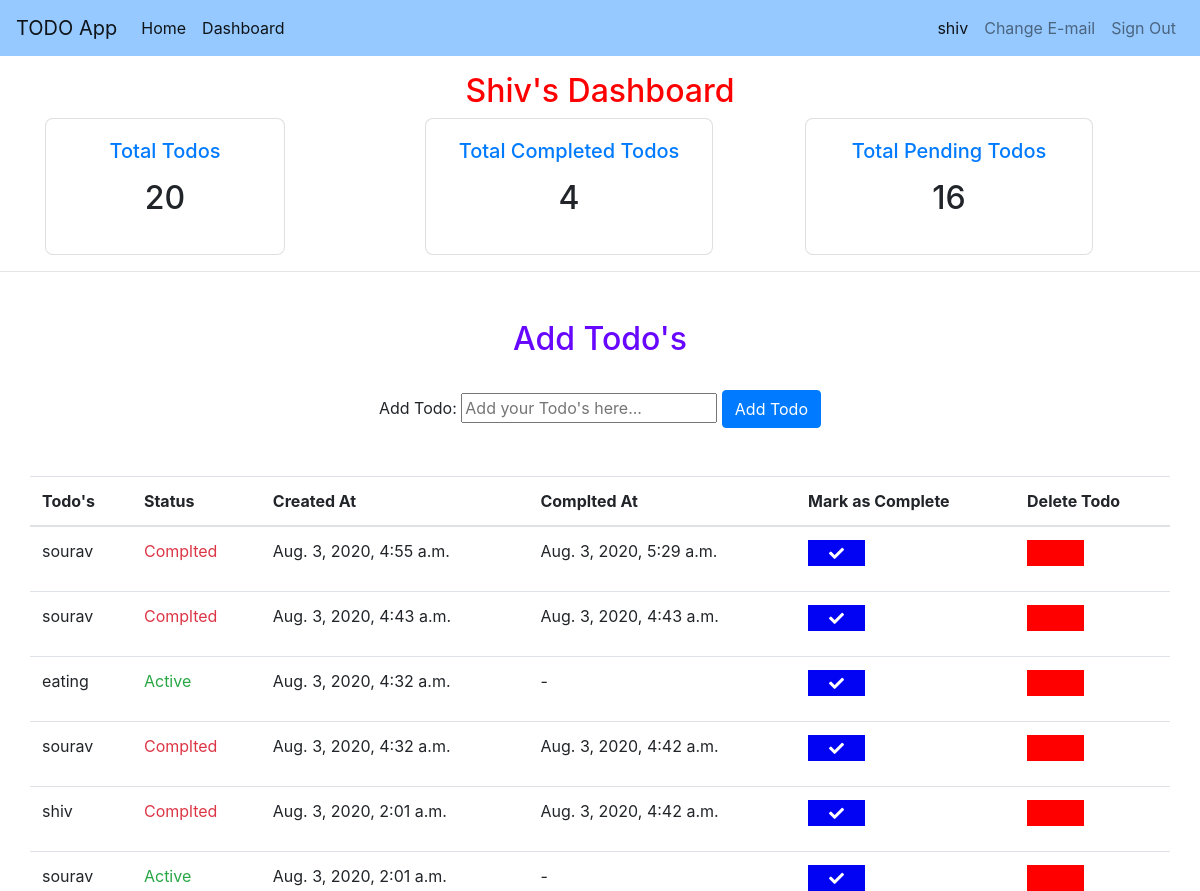
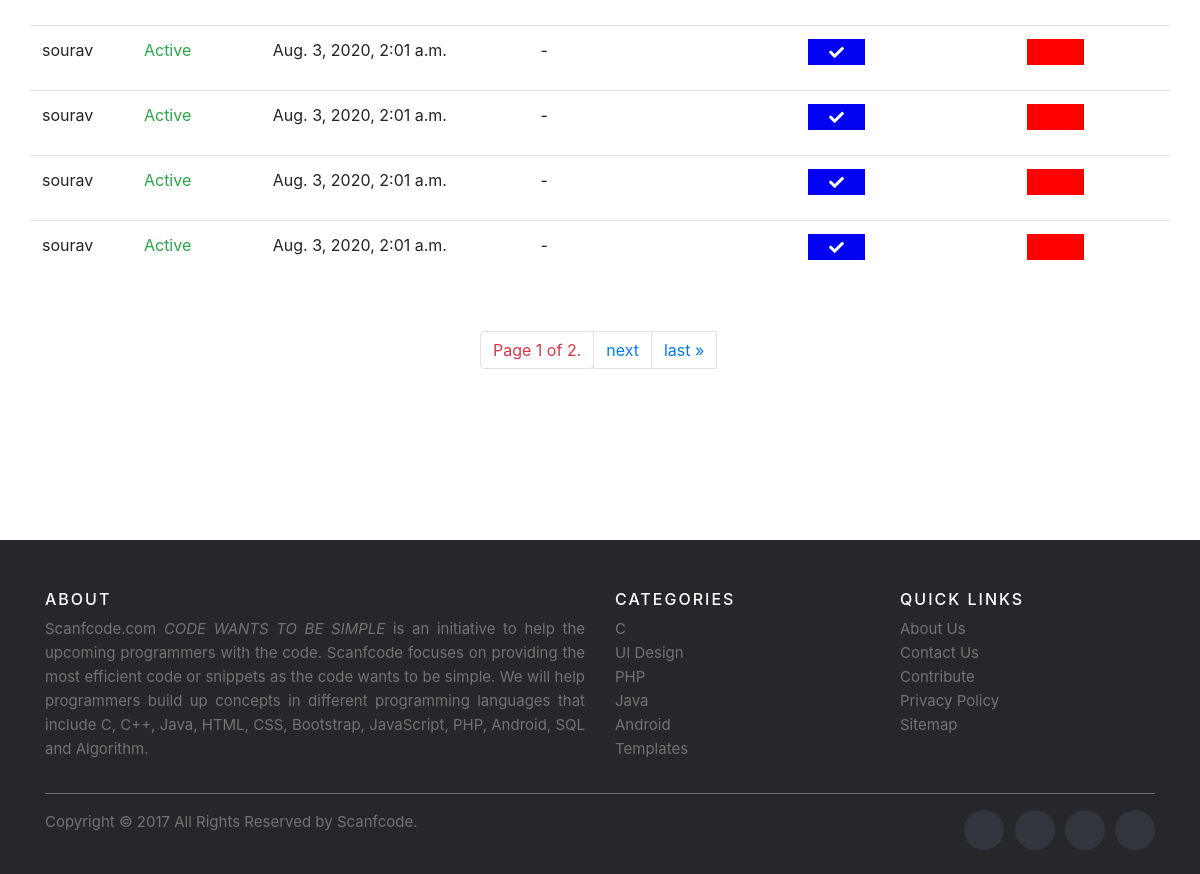
The app's page /dashboard/ (signed in) with its own data (2 pictures, top to bottom).
### todo/models.py (models this page shows, shortened)
class Todo(models.Model):
    name = models.CharField(max_length=100, blank=False)
    status = models.BooleanField(default=True)
    created_at = models.DateTimeField(auto_now_add=True, verbose_name="created at");
    completed_at = models.DateTimeField(verbose_name="completed at", blank=True , null=True)
    user = models.ForeignKey(User, on_delete=models.CASCADE)

### todo/views.py (the view)
# urls.py: path('dashboard/', dashboard, name="dashboard"),
@login_required(login_url="/accounts/login/")
def dashboard(request):
    form = AddTodoForm()
    if request.method =='POST':
        form = AddTodoForm(request.POST)
        if form.is_valid():
            fs = form.save(commit=False)
            fs.user = request.user
            fs.save()
            messages.success(request, "your todo added Successfully.")
            return redirect('/dashboard')
        else:
            messages.error(request, 'The form is not Valid')
            return redirect('/dashboard')
    else:
        todo_list = Todo.objects.filter(user = request.user).order_by('-id')
        paginator = Paginator(todo_list , 10 ) #Show 10 data per page
        page_number = request.GET.get('page')
        page_obj = paginator.get_page(page_number)
        get_completed_todo = Todo.objects.filter(user=request.user,status=False)
        get_completed_todo = get_completed_todo.count()
        get_pending_todo = Todo.objects.filter(user=request.user, status=True)
        get_pending_todo = get_pending_todo.count()
        context = {'form': form, 'page_obj': page_obj ,'todo_list':todo_list,
                   'get_completed_todo':get_completed_todo,
                   'get_pending_todo':get_pending_todo}
        return render(request,'todo/dashboard.html', context)

### todo/forms.py
class AddTodoForm(ModelForm):
    class Meta:
        model = Todo
        fields = ['name']
        labels = {
            'name' : "Add Todo"
        }
        widgets = {
            'name': forms.TextInput(attrs={'placeholder': "Add your Todo's here..."}),
        }

### templates/todo/dashboard.html (shortened to what this page needs)
{% extends 'base.html' %}
{% block body %}
<div class="dashboardResult">
    <div class="container">
        <h2 class="userName"> {{request.user.username | capfirst}}'s Dashboard </h2>
        <div class="row">
            <div class="col">
                <div class="dashBoardCard">
                    <div class="card" style="width: 15rem;">
                        <div class="card-body">
                            <h5 class="card-title">Total Todos</h5>
                            <p class="card-text">
                            <h2 class="num"> {{todo_list.all.count}}</h2>
                            </p>
                        </div>
                    </div>
                </div>
            </div>
            <div class="col">
                <div class="dashBoardCard">
                    <div class="card" style="width: 18rem;">
                        <div class="card-body">
                            <h5 class="card-title">Total Completed Todos</h5>
                            <p class="card-text">
                            <h2 class="num">{{get_completed_todo}}</h2>
                            </p>
                        </div>
                    </div>
                </div>
            </div>
            <div class="col">
                <div class="dashBoardCard">
                    <div class="card" style="width: 18rem;">
                        <div class="card-body">
                            <h5 class="card-title">Total Pending Todos</h5>
                            <p class="card-text">
                            <h2 class="num">{{get_pending_todo}}</h2>
                            </p>
                        </div>
                    </div>
                </div>
            </div>
        </div>
    </div>
    <hr />
    <div class="container mt-5 mb-5">
        <div class="form">
            <h2 class="addingTodo"> Add Todo's </h2> <br />
            <form action="" method="POST">
                {{form }}
                <input type="submit" value="Add Todo" class="btn btn-primary">
            </form>
        </div>
    </div>
    <section class="full-width task-section">
        <div class="container">
            <div class="row">
                <div class="full-width table-responsive">
                    <table class="table full-width">
                        <thead>
                            <tr>
                                <th>Todo's</th>
                                <th>Status</th>
                                <th>Created At</th>
                                <th>Complted At</th>
                                <th>Mark as Complete</th>
                                <th>Delete Todo</th>
                            </tr>
                        </thead>
                        <tbody>
                             {% for todo  in page_obj  %}
                             <tr>
                                <td>{{ todo.name}} </td>
                                {% if todo.status == True %}
                                <td> <p class="text-success"> Active </p></td>
                                {% else %}
                                <td> <p class="text-danger"> Complted </p></td>
                                {% endif %}
                                <td>{{todo.created_at}}</td>
                                <td>
                                {% if todo.completed_at == None %}
                                    <p> - </p>
                                {% else %}
                                    <p> {{todo.completed_at}} </p>
                                {% endif %}
                                </td>
                                <td>
                                    <form action="{% url 'complete_todo' pk=todo.pk %}" method="POST">
                                        <button class="edit btn box-shadow1">
                                        <i class="fas fa-check"></i>
                                         </button>
                                    </form>
                                </td>
                                <td>
                                    <form action="{% url 'delete_todo' pk=todo.pk %}" method="POST">
                                        <button  class="delete btn box-shadow1">
                                        <i class="far fa-trash"></i>
                                        </button>
                                    </form>
                                </td>
                            </tr>
                            {% endfor %}
                        </tbody>
                    </table>
                </div>
            </div>
        </div>
    </section>
    <div>
        {% include 'todo/pagination.html' %}
    </div>
</div>
{% endblock body %}

### templates/base.html (shortened to what this page needs)
{% load static %}
<!DOCTYPE html>
<html>
  <head>
    <link rel="stylesheet" href="https://stackpath.bootstrapcdn.com/bootstrap/4.5.0/css/bootstrap.min.css">
    <link rel="stylesheet" href="https://pro.fontawesome.com/releases/v5.10.0/css/all.css"/>
    <link rel="stylesheet" href="{% static '../static/css/header.css' %}" >
  <link rel="stylesheet" href="{% static '../static/css/footer.css' %}" >
  <link rel="stylesheet" href="{% static '../static/css/dashboard.css' %}" >
  <link rel="stylesheet" href="{% static '../static/css/account.css' %}" >
  </head>
  <body>
    {% include 'todo/header.html' %}
    {% block body %}{% endblock %}
    {% include 'todo/footer.html' %}
  </body>
</html>

### templates/todo/header.html (shortened to what this page needs)
<nav class="navbar navbar-expand-lg navbar-light bg-light">
  <a class="navbar-brand" href="{% url 'home' %}">TODO App</a>
  <div class="collapse navbar-collapse" id="navbarTogglerDemo02">
    <ul class="navbar-nav mr-auto mt-2 mt-lg-0">
      <li class="nav-item active">
        <a class="nav-link" href="{% url 'home' %}">Home <span class="sr-only">(current)</span></a>
      </li>
      <li class="nav-item">
        <a class="nav-link active" href="{% url 'dashboard' %}">Dashboard</a>
      </li>
    </ul>
    <div>
      <ul class="navbar-nav">
        {% if user.is_authenticated %}
         <a class="nav-link active" href="#">{{user.username}}</a>
        <li class="nav-item"><a  class="nav-link" href="{% url 'account_email' %}">Change E-mail</a></li>
        <li class="nav-item"><a  class="nav-link" href="{% url 'account_logout' %}">Sign Out</a></li>
        {% else %}
        <li class="nav-item"><a  class="nav-link" href="{% url 'account_login' %}">Sign In</a></li>
        <li class="nav-item"><a  class="nav-link"  href="{% url 'account_signup' %}">Sign Up</a></li>
        {% endif %}
      </ul>
    </div>
  </div>
</nav>

### templates/todo/pagination.html (shortened to what this page needs)
<div class="paginationNav">
  <span class="step-links">
    <ul class="pagination">
      <span class="current">
          <li class="page-item"><a class="page-link text-danger"> Page {{ page_obj.number }} of {{ page_obj.paginator.num_pages }}.</a></li>
      </span>
      {% if page_obj.has_next %}
      <li class="page-item"><a class="page-link" href="?page={{ page_obj.next_page_number }}">next</a></li>
        <li class="page-item"></li>  <a class="page-link" href="?page={{ page_obj.paginator.num_pages }}">last &raquo;</a></ul>
      {% endif %}
    </span>
</div>

### templates/todo/footer.html
<div class="footerClass">
  <footer class="site-footer">
    <div class="container">
      <div class="row">
        <div class="col-sm-12 col-md-6">
          <h6>About</h6>
          <p class="text-justify">
            Scanfcode.com <i>CODE WANTS TO BE SIMPLE </i> is an initiative to
            help the upcoming programmers with the code. Scanfcode focuses on
            providing the most efficient code or snippets as the code wants to
            be simple. We will help programmers build up concepts in different
            programming languages that include C, C++, Java, HTML, CSS,
            Bootstrap, JavaScript, PHP, Android, SQL and Algorithm.
          </p>
        </div>
        <div class="col-xs-6 col-md-3">
          <h6>Categories</h6>
          <ul class="footer-links">
            <li><a href="http://scanfcode.com/category/c-language/">C</a></li>
            <li>
              <a href="http://scanfcode.com/category/front-end-development/"
                >UI Design</a
              >
            </li>
            <li>
              <a href="http://scanfcode.com/category/back-end-development/"
                >PHP</a
              >
            </li>
            <li>
              <a href="http://scanfcode.com/category/java-programming-language/"
                >Java</a
              >
            </li>
            <li>
              <a href="http://scanfcode.com/category/android/">Android</a>
            </li>
            <li>
              <a href="http://scanfcode.com/category/templates/">Templates</a>
            </li>
          </ul>
        </div>
        <div class="col-xs-6 col-md-3">
          <h6>Quick Links</h6>
          <ul class="footer-links">
            <li><a href="http://scanfcode.com/about/">About Us</a></li>
            <li><a href="http://scanfcode.com/contact/">Contact Us</a></li>
            <li>
              <a href="http://scanfcode.com/contribute-at-scanfcode/"
                >Contribute</a
              >
            </li>
            <li>
              <a href="http://scanfcode.com/privacy-policy/">Privacy Policy</a>
            </li>
            <li><a href="http://scanfcode.com/sitemap/">Sitemap</a></li>
          </ul>
        </div>
      </div>
      <hr />
    </div>
    <div class="container">
      <div class="row">
        <div class="col-md-8 col-sm-6 col-xs-12">
          <p class="copyright-text">
            Copyright &copy; 2017 All Rights Reserved by
            <a href="#">Scanfcode</a>.
          </p>
        </div>
        <div class="col-md-4 col-sm-6 col-xs-12">
          <ul class="social-icons">
            <li>
              <a class="facebook" href="#"><i class="fa fa-facebook"></i></a>
            </li>
            <li>
              <a class="twitter" href="#"><i class="fa fa-twitter"></i></a>
            </li>
            <li>
              <a class="dribbble" href="#"><i class="fa fa-dribbble"></i></a>
            </li>
            <li>
              <a class="linkedin" href="#"><i class="fa fa-linkedin"></i></a>
            </li>
          </ul>
        </div>
      </div>
    </div>
  </footer>
</div>

### static/css/header.css (style rules this page uses)
.bg-light { background-color: #96c9ff!important; position: fixed; z-index: 1; width: 100%; top: 0px; }

### static/css/footer.css (style rules this page uses)
.site-footer { background-color:#26272b; padding:45px 0 20px; font-size:15px; line-height:24px; color:#737373; }
.site-footer hr { border-top-color:#bbb; opacity:0.5 }
.site-footer h6 { color:#fff; font-size:16px; text-transform:uppercase; margin-top:5px; letter-spacing:2px }
.site-footer a { color:#737373; }
.footer-links { padding-left:0; list-style:none }
.footer-links li { display:block }
.footer-links a { color:#737373 }
.site-footer .social-icons { text-align:right }
.site-footer .social-icons a { width:40px; height:40px; line-height:40px; margin-left:6px; margin-right:0; border-radius:100%; background-color:#33353d }
.copyright-text { margin:0 }
.social-icons { padding-left:0; margin-bottom:0; list-style:none }
.social-icons li { display:inline-block; margin-bottom:4px }
.social-icons a { background-color:#eceeef; color:#818a91; font-size:16px; display:inline-block; line-height:44px; width:44px; height:44px; text-align:center; margin-right:8px; border-radius:100%; -webkit-transition:all .2s linear; -o-transition:all .2s linear; transition:all .2s linear }

### static/css/dashboard.css (style rules this page uses)
.card-title { text-align: center; color:#007bff; }
.num { text-align: center; }
.footerClass { position: relative; bottom: -225px; }
.dashboardResult { position: relative; top: 70px; }
.edit { margin-right: 30px;background-color: #0303f3;border-radius: 0px;padding: 0 20px; }
.delete { background-color: red;padding: 0 20px;border-radius: 0px; }
.edit i,.delete i { font-size: 15px;line-height: 20px;color: #fff; }
.task-section { padding-bottom: 30px; }
.form { text-align: center; }
.userName { text-align: center; margin-top: 2px; color: red; }
.dashBoardCard { border-radius: 6px; }
.addingTodo { color: #6807ff; }
.card { border-radius: 8px; }
.paginationNav { margin-left: 40%; }

### records on screen
Todo: name "sourav", status "Complted", created_at "Aug. 3, 2020, 4:55 a.m.", completed_at "Aug. 3, 2020, 5:29 a.m."
Todo: name "sourav", status "Complted", created_at "Aug. 3, 2020, 4:43 a.m.", completed_at "Aug. 3, 2020, 4:43 a.m."
Todo: name "eating", status "Active", created_at "Aug. 3, 2020, 4:32 a.m."
Todo: name "sourav", status "Complted", created_at "Aug. 3, 2020, 4:32 a.m.", completed_at "Aug. 3, 2020, 4:42 a.m."
Todo: name "shiv", status "Complted", created_at "Aug. 3, 2020, 2:01 a.m.", completed_at "Aug. 3, 2020, 4:42 a.m."
Todo: name "sourav", status "Active", created_at "Aug. 3, 2020, 2:01 a.m."
Todo: name "sourav", status "Active", created_at "Aug. 3, 2020, 2:01 a.m."
Todo: name "sourav", status "Active", created_at "Aug. 3, 2020, 2:01 a.m."
Todo: name "sourav", status "Active", created_at "Aug. 3, 2020, 2:01 a.m."
Todo: name "sourav", status "Active", created_at "Aug. 3, 2020, 2:01 a.m."

### other values on screen
{{ user.username }} "shiv"
{{ request.user.username | capfirst }} "Shiv"
{{ todo_list.all.count }} "20"
{{ get_completed_todo }} "4"
{{ get_pending_todo }} "16"
{{ page_obj.number }} "1"
{{ page_obj.paginator.num_pages }} "2"
